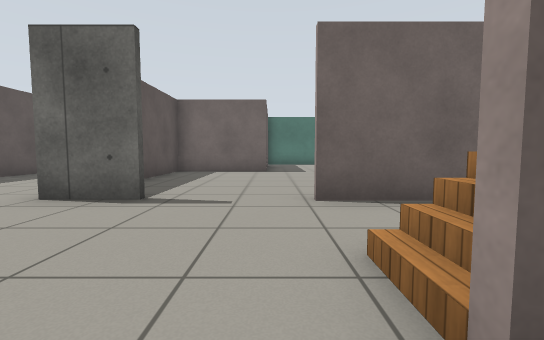
view 1 (above)

22 first-person views from a walk through a world built for the Gazebo simulator. The camera is 0.72 m above the floor, tilts 4° down and sees 90° across. The floor is counted in squares, 1 m on a side. Each view is taken from the middle of a square. On the plan, view 1 faces up. The plan holds only what a view shows up to about 9 squares ahead; the rest is blank. Gazebo's built-in surfaces are drawn with simple patterns.

view 2
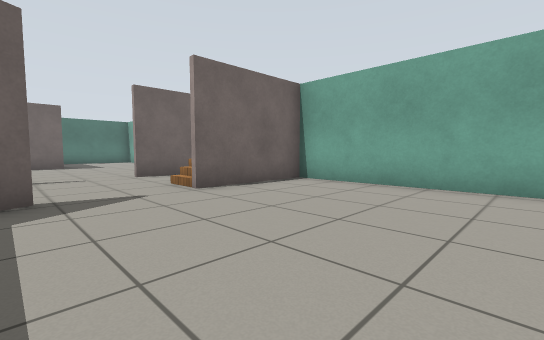

view 3
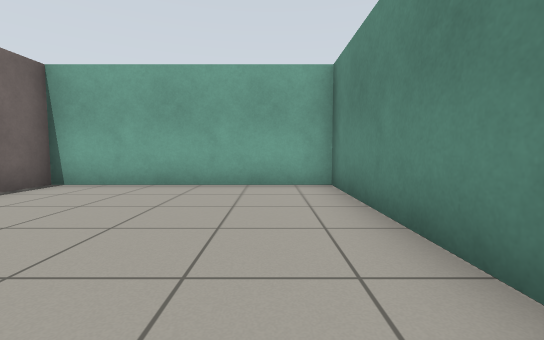

view 4
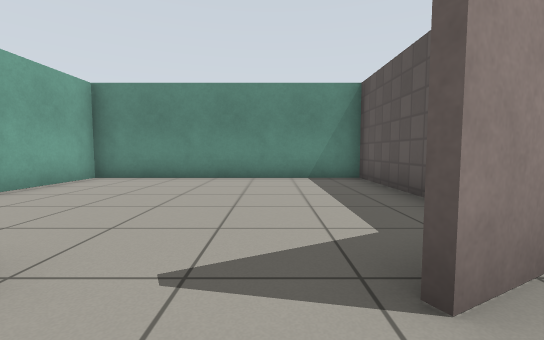

view 5
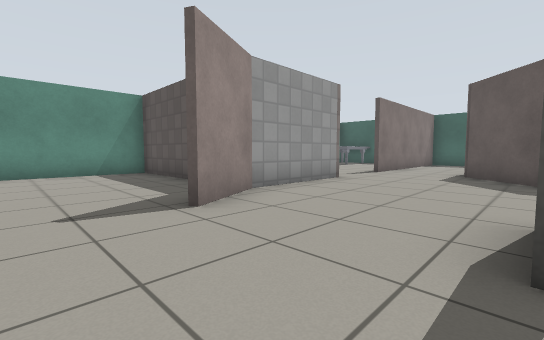

view 6
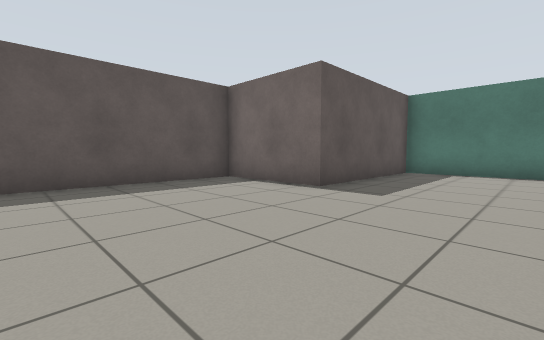

view 7
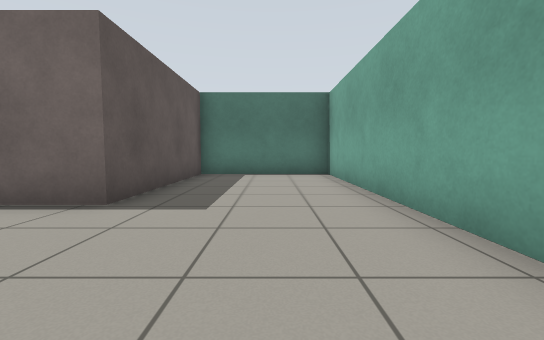

view 8
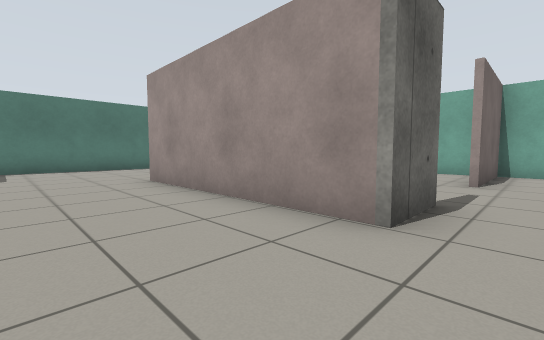

view 9
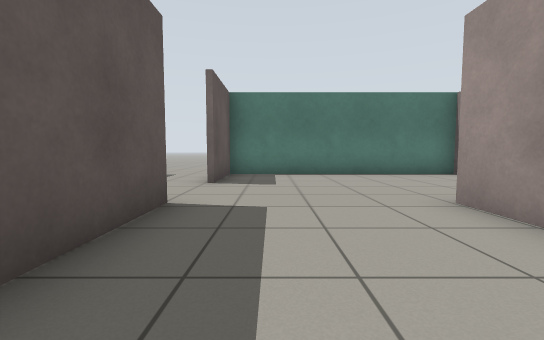

view 10
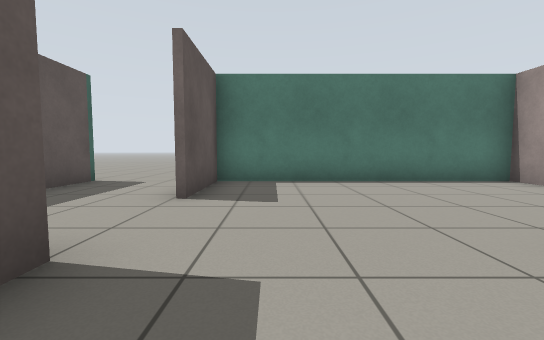

view 11
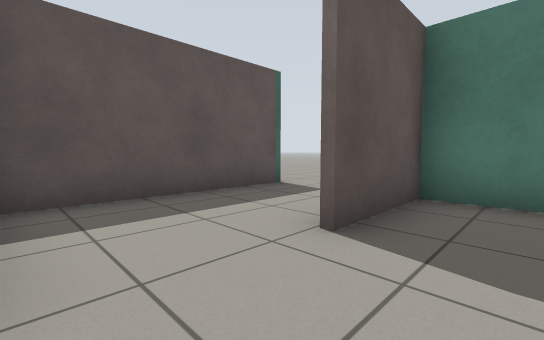

view 12
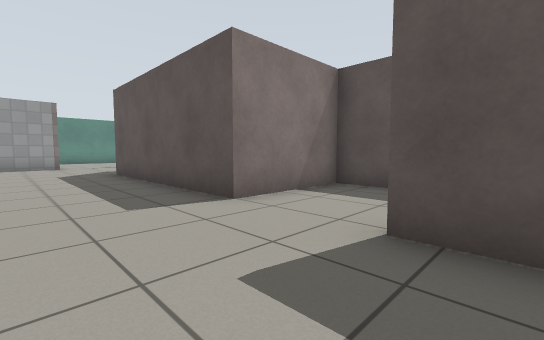

view 13
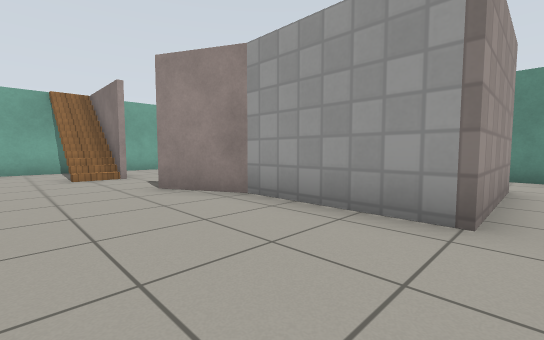

view 14
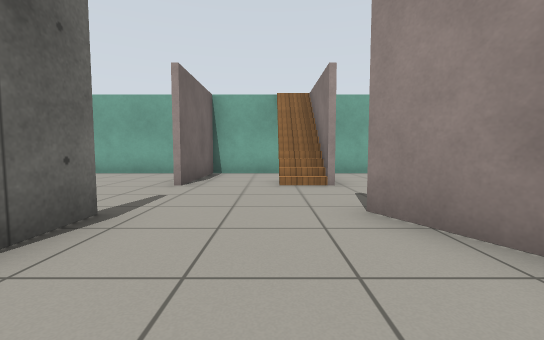

view 15
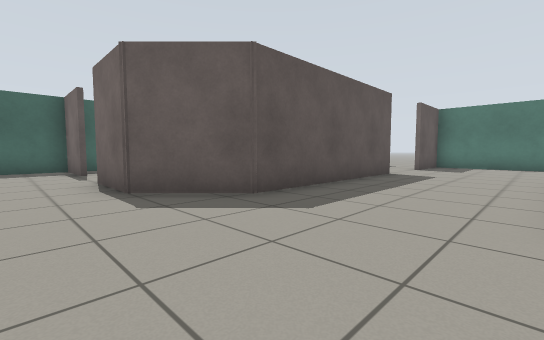

view 16
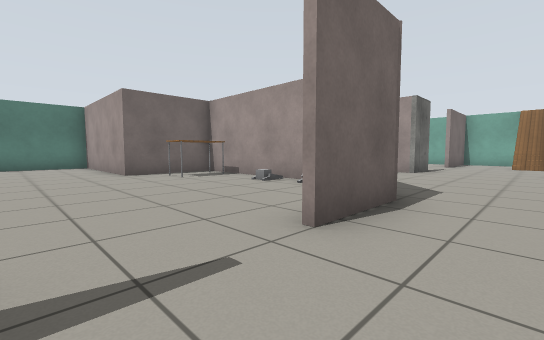

view 17
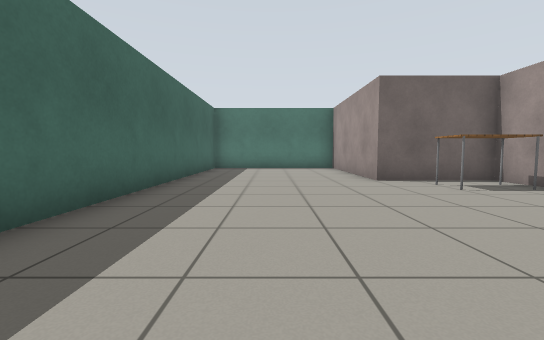

view 18
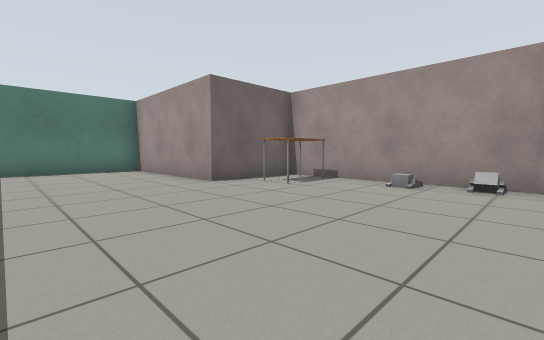

view 19
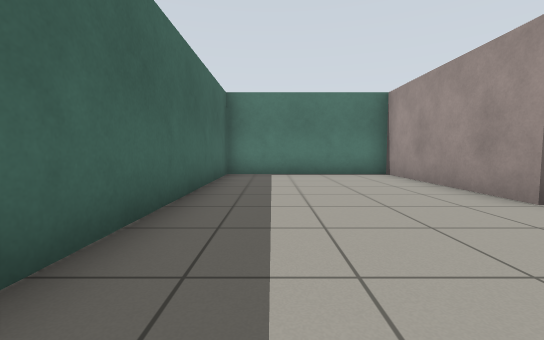

view 20
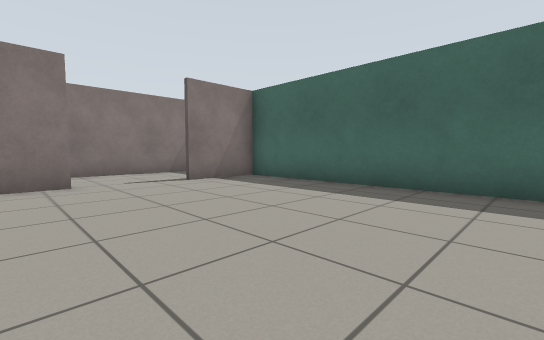

view 21
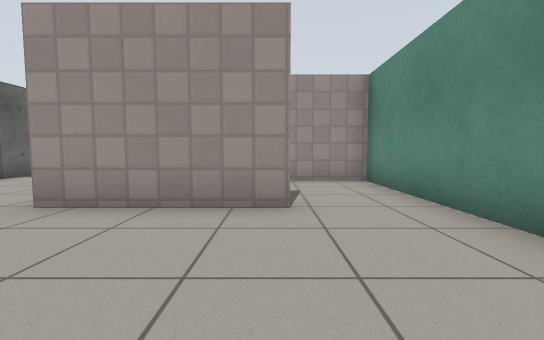

view 22
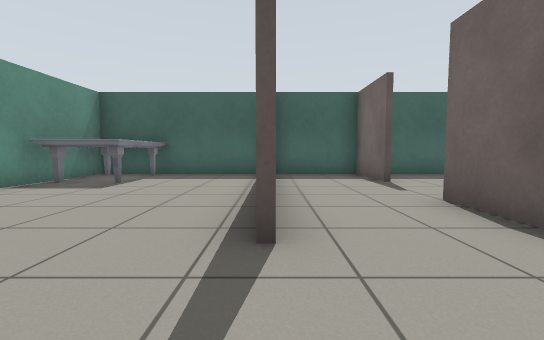

### Floor plan
Points are (right, up) in squares from view 1. A wall is a line through its corners. A room is listed if a view was taken in it or the views show most of it. See-through windows are left out.
Room 1 (views 1, 2, 3)
walls: (2.8, 0.7) (0.6, 0.7); (-1.7, 0.8) (-2.1, 0.5); (-3.3, -2.1) (-3.3, -5.4); (-2.9, -5.3) (3.8, -5.3) (3.8, 0.4)
ways out: opening at (-0.5, 0.5) to room 2
Room 2 (views 4, 8, 9, 10, 11, 12, 13, 14, 15)
walls: (-7.3, 7.6) (-7.3, 5.5); (-1.9, 3.9) (-3.5, 3.9) (-3.5, 9.8); (-7.3, 4.6) (-7.3, 3.9); (-7.4, 4.1) (-8.4, 3.1); (-6.6, 0) (-3.4, 0) (-1.7, 0.9); (0.6, 0.8) (2.8, 0.8); (-10.3, 12.4) (-10.3, 9.7) (-8.1, 9.7); (0.1, 14.4) (-7.3, 14.4) (-7.3, 12); (3.8, 2.1) (3.8, 3.9) (0.6, 3.9)
ways out: opening at (-0.5, 0.5) to room 1; opening at (-0.5, 4) to room 3; opening at (-8.5, 13.5) to room 5; opening at (-7.5, 1.5) to room 5
objects: table (-9, 8) to (-8, 9)
Room 3 (views 5, 6, 7)
walls: (3.8, 4.5) (3.8, 14.4) (0.1, 14.4); (-0.2, 14.5) (-0.2, 9.6) (-3.3, 9.6) (-3.3, 4.9)
ways out: opening at (-0.5, 4) to room 2
Room 4 (views 16, 17, 18, 19, 20)
walls: (-11, 2.7) (-9.9, 2.7); (-8.2, 9.6) (-10.4, 9.6) (-10.4, 14.4) (-15.4, 14.4) (-15.4, 2.7) (-13.2, 2.7); (-13.2, 2.5) (-15.4, 2.5) (-15.4, 0.1); (-7.6, 4) (-7.6, 7.5); (-14, 0) (-11.2, 0)
ways out: opening at (-10.5, 1) to room 5
objects: person (-8, 5); person (-8, 6)
Room 5 (views 21, 22)
walls: (-8.4, 3.1) (-9, 2.5) (-11, 2.5); (-6.6, -3.3) (-6.6, 0); (-7.9, -5.3) (-5.4, -5.3); (-15.4, -0.5) (-15.4, -2.5); (-10.3, 14.6) (-10.3, 12.4)
ways out: opening at (-8.5, 13.5) to room 2; opening at (-7.5, 1.5) to room 2; opening at (-10.5, 1) to room 4; opening at (-6, -4)
objects: marble table (-15, -5) to (-13, -3)

Where each view was taken, in squares from view 1:
view 1: 0 up, 0 right, facing up
view 2: 4 down, 2 left, facing up-right
view 3: 4 down, 2 left, facing right
view 4: 2 up, 1 left, facing down
view 5: 4 up, 0 right, facing down-left
view 6: 5 up, 3 right, facing up-left
view 7: 6 up, 2 right, facing up
view 8: 3 up, 6 left, facing up-right
view 9: 6 up, 6 left, facing up
view 10: 8 up, 6 left, facing up
view 11: 10 up, 6 left, facing up-left
view 12: 13 up, 5 left, facing down-left
view 13: 3 up, 7 left, facing down-right
view 14: 2 up, 5 left, facing right
view 15: 1 up, 4 left, facing up-left
view 16: 1 up, 13 left, facing up-right
view 17: 3 up, 13 left, facing up
view 18: 4 up, 14 left, facing up-right
view 19: 6 up, 14 left, facing up
view 20: 9 up, 10 left, facing down-left
view 21: 3 down, 10 left, facing right
view 22: 0 up, 7 left, facing left
